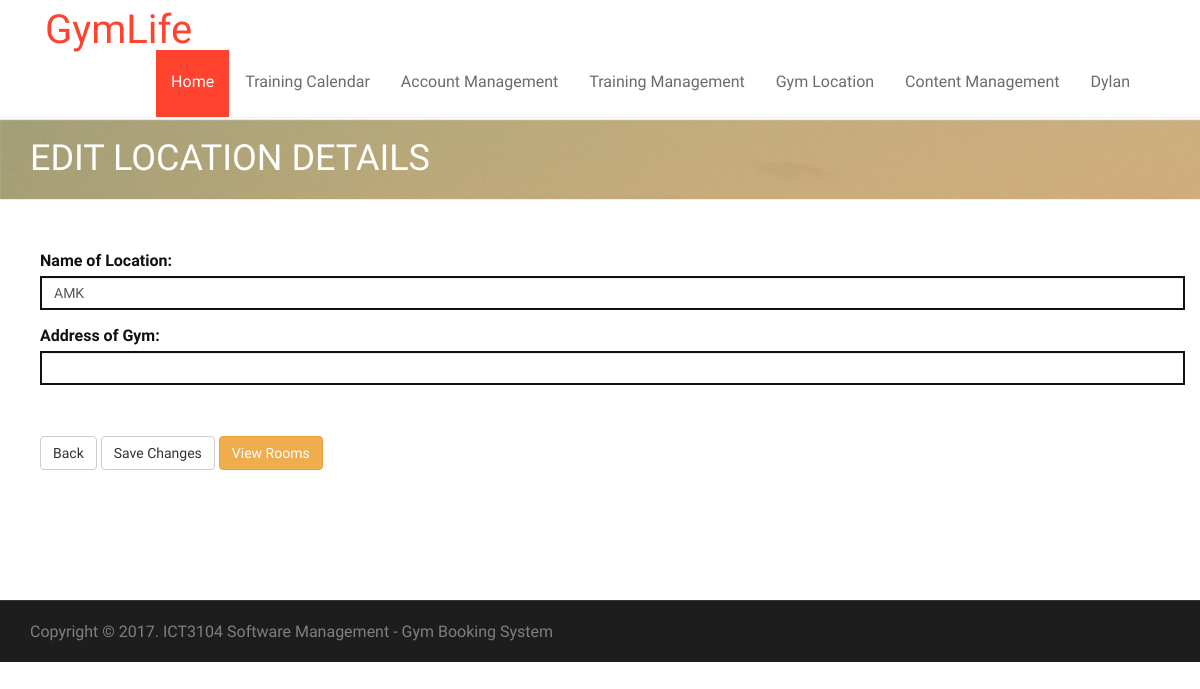
Page /admin/editLocation.php?id=2 (signed in) on the earlier database version.
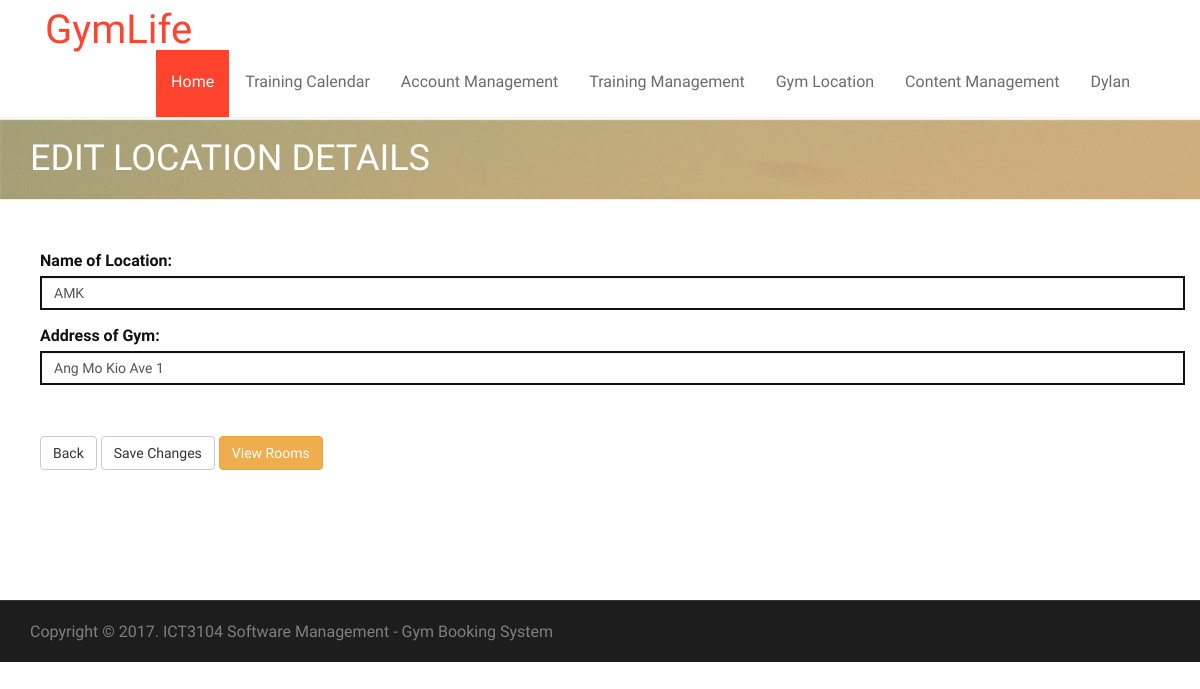
Same page on the later database version.
### tables this page shows
CREATE TABLE IF NOT EXISTS `gyms` (
`locationID` int(11) NOT NULL,
  `locationName` varchar(255) NOT NULL,
  `locationCapacity` int(11) NOT NULL,
  `locationAddress` varchar(255) NOT NULL
);

### db.class.php (called while the page is built, shortened)
<?php
class DB {
  protected static $mdb = null;
  public static function getMDB() {
    $mdb = DB::$mdb;
    if ($mdb === null) {
      $mdb = DB::$mdb = new MeekroDB();
    }
    $db_class_vars = get_class_vars('DB');
    return $mdb;
  }
  public static function queryFirstRow() { $args = func_get_args(); return call_user_func_array(array(DB::getMDB(), 'queryFirstRow'), $args); }
}
class MeekroDB {
  public $dbName = '';
  public $user = '';
  public $password = '';
  public $host = 'localhost';
  public $port = null;
  public $encoding = 'latin1';
  public $param_char = '%';
  public $named_param_seperator = '_';
  public $connect_options = array(MYSQLI_OPT_CONNECT_TIMEOUT => 30);
  public $internal_mysql = null;
  public function __construct($host=null, $user=null, $password=null, $dbName=null, $port=null, $encoding=null) {
    if ($host === null) $host = DB::$host;
    if ($user === null) $user = DB::$user;
    if ($password === null) $password = DB::$password;
    if ($dbName === null) $dbName = DB::$dbName;
    if ($port === null) $port = DB::$port;
    if ($encoding === null) $encoding = DB::$encoding;
    $this->host = $host;
    $this->user = $user;
    $this->password = $password;
    $this->dbName = $dbName;
    $this->port = $port;
    $this->encoding = $encoding;
  }
  public function get() {
    $mysql = $this->internal_mysql;
    if (!($mysql instanceof MySQLi)) {
      if (! $this->port) $this->port = ini_get('mysqli.default_port');
      $mysql = new mysqli();
      foreach ($this->connect_options as $key => $value) {
        $mysql->options($key, $value);
      }
      $mysql->set_charset($this->encoding);
      $this->internal_mysql = $mysql;
    }
    return $mysql;
  }
  protected function preparseQueryParams() {
    $args = func_get_args();
    $sql = trim(strval(array_shift($args)));
    $args_all = $args;
    $param_char_length = strlen($this->param_char);
    $named_seperator_length = strlen($this->named_param_seperator);
    $types = array(
      $this->param_char . 'll',
      $this->param_char . 'ls',
      $this->param_char . 'l',
      $this->param_char . 'li',
      $this->param_char . 'ld',
      $this->param_char . 'lb',
      $this->param_char . 'lt',
      $this->param_char . 's',
      $this->param_char . 'i',
      $this->param_char . 'd',
      $this->param_char . 'b',
      $this->param_char . 't',
      $this->param_char . '?',
      $this->param_char . 'ss'
    );
    $posList = array();
    foreach ($types as $type) {
      $lastPos = 0;
      while (($pos = strpos($sql, $type, $lastPos)) !== false) {
        $lastPos = $pos + 1;
        $posList[$pos] = $type;
      }
    }
    ksort($posList);
    $chunkyQuery = array();
    $pos_adj = 0;
    foreach ($posList as $pos => $type) {
      $type = substr($type, $param_char_length);
      $length_type = strlen($type) + $param_char_length;
      $new_pos = $pos + $pos_adj;
      $new_pos_back = $new_pos + $length_type;
      $arg_number_length = 0;
      if ($arg_number_length = strspn($sql, '0123456789', $new_pos_back)) {
        $arg_number = substr($sql, $new_pos_back, $arg_number_length);
        if (! array_key_exists($arg_number, $args_all)) $this->nonSQLError("Non existent argument reference (arg $arg_number): $sql");
        $arg = $args_all[$arg_number];
      } else {
        $arg = array_shift($args);
      }
      if ($new_pos > 0) $chunkyQuery[] = substr($sql, 0, $new_pos);
      if (is_object($arg) && ($arg instanceof WhereClause)) {
        list($clause_sql, $clause_args) = $arg->textAndArgs();
        array_unshift($clause_args, $clause_sql);
        $preparsed_sql = call_user_func_array(array($this, 'preparseQueryParams'), $clause_args);
        $chunkyQuery = array_merge($chunkyQuery, $preparsed_sql);
      } else {
        $chunkyQuery[] = array('type' => $type, 'value' => $arg);
      }
      $sql = substr($sql, $new_pos_back + $arg_number_length);
      $pos_adj -= $new_pos_back + $arg_number_length;
    }
    return $chunkyQuery;
  }
  protected function escape($str) { return "'" . $this->get()->real_escape_string(strval($str)) . "'"; }
  protected function parseQueryParams() {
    $args = func_get_args();
    $chunkyQuery = call_user_func_array(array($this, 'preparseQueryParams'), $args);
    $query = '';
    $array_types = array('ls', 'li', 'ld', 'lb', 'll', 'lt');
    foreach ($chunkyQuery as $chunk) {
      if (is_string($chunk)) {
        $query .= $chunk;
        continue;
      }
      $type = $chunk['type'];
      $arg = $chunk['value'];
      $result = '';
      if ($type != '?') {
        $is_array_type = in_array($type, $array_types, true);
      }
      if ($type == 's') $result = $this->escape($arg);
      $query .= $result;
    }
    return $query;
  }
  protected function prependCall($function, $args, $prepend) { array_unshift($args, $prepend); return call_user_func_array($function, $args); }
  public function query() { $args = func_get_args(); return $this->prependCall(array($this, 'queryHelper'), $args, 'assoc'); }
  protected function queryHelper() {
    $args = func_get_args();
    $type = array_shift($args);
    $db = $this->get();
    $is_buffered = true;
    $row_type = 'assoc';
    $full_names = false;
    $sql = call_user_func_array(array($this, 'parseQueryParams'), $args);
    $result = $db->query($sql, $is_buffered ? MYSQLI_STORE_RESULT : MYSQLI_USE_RESULT);
    $return = array();
    while ($row = ($row_type == 'assoc' ? $result->fetch_assoc() : $result->fetch_row())) {
      $return[] = $row;
    }
    return $return;
  }
  public function queryFirstRow() {
    $args = func_get_args();
    $result = call_user_func_array(array($this, 'query'), $args);
    return reset($result);
  }
}
?>

### admin/editLocation.php (the view, shortened to what the changed rows need)
<?php
$id = $_GET['id'];
$record = DB::queryFirstRow("SELECT * FROM gyms WHERE locationID=%s", $id);
$locationName = $record["locationName"];
$locationAddress = $record["locationAddress"];
?>
<!doctype html>
<html lang="en">
    <head>
        <link rel="stylesheet" href="../asset/bootstrap/css/bootstrap.min.css" type="text/css">
        <link rel="stylesheet" href="../asset/font-awesome/css/font-awesome.min.css" type="text/css">
        <link rel="stylesheet" href="../asset/css/owl.carousel.css" type="text/css">
        <link rel="stylesheet" href="../asset/css/owl.theme.css" type="text/css">
        <link rel="stylesheet" href="../asset/css/owl.transitions.css" type="text/css">
        <link rel="stylesheet" type="text/css" href="../asset/css/animate.css">
        <link rel="stylesheet" type="text/css" href="../asset/css/lightbox.css">
        <link rel="stylesheet" type="text/css" href="../asset/css/style.css">
        <link rel="stylesheet" type="text/css" href="../asset/css/responsive.css">
        <link rel="stylesheet" href="../asset/plugins/sweetalert-master/sweet-alert.css">
    </head>
    <body>
        <div class="page-header">
            <div class="overlay">
                <div class="container">
                    <div class="row">
                        <div class="col-md-12">
                            <h1>Edit Location Details</h1>
                        </div>
                    </div>
                </div>
            </div>
        </div>
        <section id="about-section" class="about-section">
           <div class="container">
                <div class="row" style="margin-left:10px">
                    <form action='editLocationProcess.php' method='post'  enctype='multipart/form-data' name='createreq-form' id='createreq-form'>
                        <div class="form-group">
                            <label class="control-label" for="textinput">Name of Location: </label>
                            <input type="text" id="locationName" name="locationName" class="form-control input-md" value="<?php echo $locationName; ?>"/>
                        </div>
                        <div class="form-group">
                            <label class="control-label" for="textinput">Address of Gym:</label>
                            <input type="text" id="locationCapacity" name="locationCapacity" class="form-control input-md" value="<?php echo $locationAddress; ?>"/>
                        </div>
                </div>
            </div>
        </section>
</body>
</html>

Differences in the rows shown:
changed gyms "AMK": locationCapacity (not shown) → "Ang Mo Kio Ave 1"
